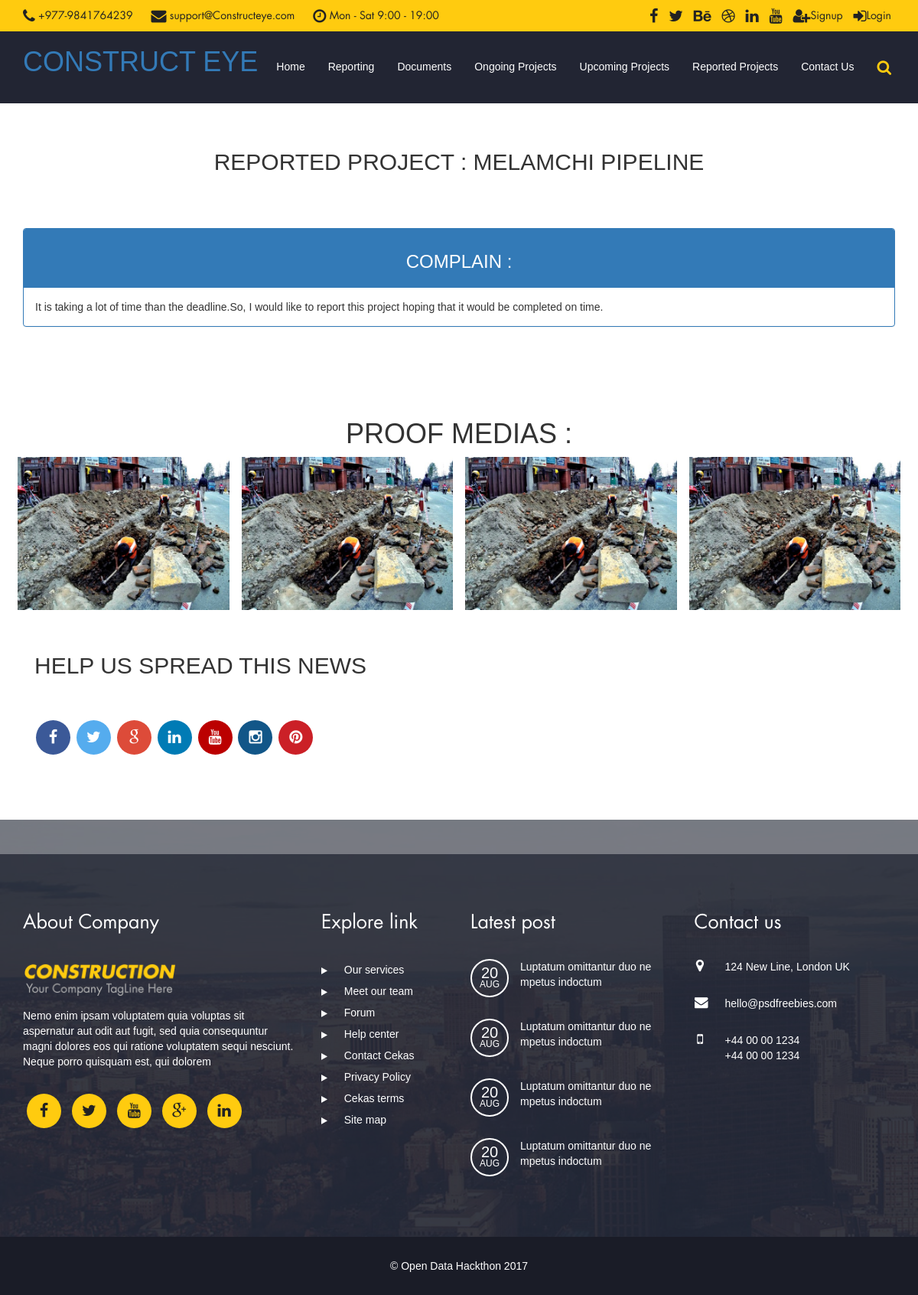
Page /detail/reported-project/1 on the committed database.
### home/models.py (models this page shows, shortened)
class Report(models.Model):
	project_name = models.ForeignKey(Project, on_delete = models.CASCADE)
	complaint = models.TextField()
	image = models.ImageField(upload_to = 'Report_Images', blank = True)
	publish = models.BooleanField(default = False)

class Project(models.Model):
	name = models.CharField(max_length=50)
	description = models.TextField()
	location = models.CharField(max_length=30)
	tender_contract = models.CharField(max_length=50)
	start_date = models.DateTimeField(auto_now_add=True)
	completion_date = models.DateField()
	budget = models.CharField(max_length=150)
	media = models.ImageField(upload_to = 'Photos', blank = True)
	documents = models.FileField(upload_to = 'Documents', blank = True)
	status = models.CharField(max_length=15)
	def __str__(self):
		return self.name

### home/views.py (the view)
# urls.py: url(r'^detail/reported-project/(?P<pk>\d+)$', ReportedProjectDetailView.as_view(), name='reported-detail-project'),
class ReportedProjectDetailView(DetailView):
	model = Report
	template_name = 'template.html'
	context_object_name = 'project_name'
	def get_context_data(self, **kwargs):
	    context = {}
	    if self.object:
	        context['object'] = self.object
	        context_object_name = self.get_context_object_name(self.object)
	        if context_object_name:
	            context[context_object_name] = self.object
	    context.update(kwargs)
	    return super(ReportedProjectDetailView, self).get_context_data(**context)

### home/templates/template.html (shortened to what this page needs)
{% load staticfiles %}
<!DOCTYPE html>
<html lang="en">
<head>
 {% include 'head.html' %}
  <link rel="stylesheet" href="https://maxcdn.bootstrapcdn.com/bootstrap/3.3.7/css/bootstrap.min.css">
    </head>
    <body>
        {% include 'header.html' %}
<br><br>
<div>
{% if object.publish %}
 <h2 class="text-center">Reported Project : {{object.project_name}} </h2><br>
      <div class="container"><br/><br/>
 <div class="panel panel-primary">
      <div class="panel-heading"><h3 class="text-center">Complain :  </h3></div>
      <div class="panel-body">{{ object.complaint }}</div>
    </div>
</div>
  <br><br>
      <br><br>
  <div class="container">
<h1 style="text-align:center">Proof Medias :</h1>
<div class="row">
  <div class="column">
    <img src="{{ object.image.url }}" style="width:100%" onclick="openModal();currentSlide(1)" class="hover-shadow cursor">
  </div>
  <div class="column">
    <img src="{{ object.image.url }}" style="width:100%" onclick="openModal();currentSlide(2)" class="hover-shadow cursor">
  </div>
  <div class="column">
    <img src="{{ object.image.url }}" style="width:100%" onclick="openModal();currentSlide(3)" class="hover-shadow cursor">
  </div>
  <div class="column">
    <img src="{{ object.image.url }}" style="width:100%" onclick="openModal();currentSlide(4)" class="hover-shadow cursor">
  </div>
</div>
<br><br>
  <div class="container social">
<h2>Help Us Spread This News</h2>
<br><br>
<a href="#" class="social fa fa-facebook"></a>
<a href="#" class="social fa fa-twitter"></a>
<a href="#" class="social fa fa-google"></a>
<a href="#" class="social fa fa-linkedin"></a>
<a href="#" class="social fa fa-youtube"></a>
<a href="#" class="social fa fa-instagram"></a>
<a href="#" class="social fa fa-pinterest"></a>
{% else %}
 <div class="panel panel-primary">
      <div class="panel-heading"><h2 class="text-center">This complaint is being processed. </h2></div>
      </div>
{% endif %}
</div>
</div>
</div>
<br> <br><br> <br>
        <footer>
            <div class="container footer_top">
                <div class="row">
                    <div class="col-lg-4 col-sm-7">
                        <div class="footer_item">
                            <h4>About Company</h4>
                            <img class="logo" src="{% static 'images/logo.png' %}" alt="Construction" />
                            <p>Nemo enim ipsam voluptatem quia voluptas sit aspernatur aut odit aut fugit, sed quia consequuntur magni dolores eos qui ratione voluptatem sequi nesciunt. Neque porro quisquam est, qui dolorem</p>
                            <ul class="list-inline footer_social_icon">
                                <li><a href=""><span class="fa fa-facebook"></span></a></li>
                                <li><a href=""><span class="fa fa-twitter"></span></a></li>
                                <li><a href=""><span class="fa fa-youtube"></span></a></li>
                                <li><a href=""><span class="fa fa-google-plus"></span></a></li>
                                <li><a href=""><span class="fa fa-linkedin"></span></a></li>
                            </ul>
                        </div>
                    </div>
                    <div class="col-lg-2 col-sm-5">
                        <div class="footer_item">
                            <h4>Explore link</h4>
                            <ul class="list-unstyled footer_menu">
                                <li><a href=""><span class="fa fa-play"></span> Our services</a>
                                <li><a href=""><span class="fa fa-play"></span> Meet our team</a>
                                <li><a href=""><span class="fa fa-play"></span> Forum</a>
                                <li><a href=""><span class="fa fa-play"></span> Help center</a>
                                <li><a href=""><span class="fa fa-play"></span> Contact Cekas</a>
                                <li><a href=""><span class="fa fa-play"></span> Privacy Policy</a>
                                <li><a href=""><span class="fa fa-play"></span> Cekas terms</a>
                                <li><a href=""><span class="fa fa-play"></span> Site map</a>
                            </ul>
                        </div>
                    </div>
                    <div class="col-lg-3 col-sm-7">
                        <div class="footer_item">
                            <h4>Latest post</h4>
                            <ul class="list-unstyled post">
                                <li><a href=""><span class="date">20 <small>AUG</small></span>  Luptatum omittantur duo ne mpetus indoctum</a></li>
                                <li><a href=""><span class="date">20 <small>AUG</small></span>  Luptatum omittantur duo ne mpetus indoctum</a></li>
                                <li><a href=""><span class="date">20 <small>AUG</small></span>  Luptatum omittantur duo ne mpetus indoctum</a></li>
                                <li><a href=""><span class="date">20 <small>AUG</small></span>  Luptatum omittantur duo ne mpetus indoctum</a></li>
                            </ul>
                        </div>
                    </div>
                    <div class="col-lg-3 col-sm-5">
                        <div class="footer_item">
                            <h4>Contact us</h4>
                            <ul class="list-unstyled footer_contact">
                                <li><a href=""><span class="fa fa-map-marker"></span> 124 New Line, London UK</a></li>
                                <li><a href=""><span class="fa fa-envelope"></span> hello@psdfreebies.com</a></li>
                                <li><a href=""><span class="fa fa-mobile"></span><p>+44 00 00 1234 <br />+44 00 00 1234</p></a></li>
                            </ul>
                        </div>
                    </div>
                </div>
            </div>
            <div class="footer_bottom text-center">
                <p class="wow fadeInRight">
                  &copy; Open Data Hackthon 2017
                </p>
            </div>
        </footer>
</body>
</html>

### home/templates/head.html (shortened to what this page needs)
 {% load staticfiles %}
        <link rel="stylesheet" href="{% static 'custom-font/fonts.css' %}" />
        <link rel="stylesheet" href="{% static 'css/bootstrap.min.css' %}" />
        <link rel="stylesheet" href="{% static 'css/font-awesome.min.css' %}" />
        <link rel="stylesheet" href="{% static 'css/bootsnav.css' %}">
        <link rel="stylesheet" type="text/css" href="{% static 'css/jquery.fancybox.css' %}" media="screen" />
        <link rel="stylesheet" href="{% static 'css/custom.css' %}" />

### home/templates/header.html (shortened to what this page needs)
{% load staticfiles %}
<header>
<link href="{% static 'login/login-register.css' %}" rel="stylesheet" />
            <div class="top_nav">
                <div class="container">
                <div id="test">
                    <ul class="list-inline info">
                        <li><a href="#"><span class="fa fa-phone"></span> +977-9841764239</a></li>
                        <li><a href="#"><span class="fa fa-envelope"></span> support@Constructeye.com</a></li>
                        <li><a href="#"><span class="fa fa-clock-o"></span> Mon - Sat 9:00 - 19:00</a></li>
                    </ul>
                    <ul class="list-inline social_icon">
                        <li><a href=""><span class="fa fa-facebook"></span></a></li>
                        <li><a href=""><span class="fa fa-twitter"></span></a></li>
                        <li><a href=""><span class="fa fa-behance"></span></a></li>
                        <li><a href=""><span class="fa fa-dribbble"></span></a></li>
                        <li><a href=""><span class="fa fa-linkedin"></span></a></li>
                        <li><a href=""><span class="fa fa-youtube"></span></a></li>
{% if user.is_authenticated %}
 <li>
    <a class="js-user-logout" href="#" data-url="{% url 'user-logout' %}"><i class="fa fa-sign-out" aria-hidden="true"></i> Logout</a>
 </li>
 <li>
<a data-toggle="modal" href="#"> <i class="fa fa-user" aria-hidden="true"></i> {{ user.username|upper }}</a>
</li>
  {% else %}
  <li>
    <a class="js-user-signup" href="#" data-url="{% url 'user-signup' %}"><i class="fa fa-user-plus" aria-hidden="true"></i>Signup</a>
    </li>
    <li>
    <a class="js-user-login " href="#" data-url="{% url 'login' %}"><i class="fa fa-sign-in" aria-hidden="true"></i>Login</a>
    </li>
{% endif %}
                    </ul>
                </div>
                </div>
            </div>
            <nav class="navbar bootsnav">
                <div class="container">
                    <div class="attr-nav">
                        <ul>
                            <li class="search"><a href="#"><i class="fa fa-search"></i></a></li>
                        </ul>
                    </div>
                    <div class="navbar-header">
                        <a href="#"><h1> CONSTRUCT EYE</h1></a>
                    </div>
                    <div class="collapse navbar-collapse" id="navbar-menu">
                        <ul class="nav navbar-nav menu">
                            <li><a href="{% url 'home' %}">Home</a></li>
                            <li><a href="{% url 'report-form' %}">Reporting</a></li>
                            <li><a href="{% url 'document_list' %}">Documents</a></li>
                            <li><a href="{% url 'project_list' %}">Ongoing Projects</a></li>
                            <li><a href="{% url 'upcoming_project_list' %}">Upcoming Projects</a></li>
                            <li><a href="{% url 'reported_project_list' %}">Reported Projects</a></li>
                            <li><a href="#about">Contact Us</a></li>
                        </ul>
                    </div>
                </div>
            </nav>
        </header>

### home/static/css/bootsnav.css (style rules this page uses)
nav.bootsnav .container { position: relative; }
nav.navbar.bootsnav { margin-bottom: 0; -moz-border-radius: 0px; -webkit-border-radius: 0px; -o-border-radius: 0px; border-radius: 0px; background-color: #fff; border: none; border-bottom: solid 1px #e0e0e0; z-index: 9; }
nav.navbar.bootsnav ul.nav > li > a { color: #6f6f6f; background-color: transparent !important; }
.attr-nav { float: right; display: inline-block; margin-left: 13px; margin-right: -15px; }
.attr-nav > ul { padding: 0; margin: 0 0 -7px 0; list-style: none; display: inline-block; }
.attr-nav > ul > li { float: left; display: block; }
.attr-nav > ul > li > a { color: #6f6f6f; display: block; padding: 28px 15px; position: relative; }
body { -webkit-transition: all 0.3s ease-in-out; -moz-transition: all 0.3s ease-in-out; -o-transition: all 0.3s ease-in-out; -ms-transition: all 0.3s ease-in-out; transition: all 0.3s ease-in-out; }
nav.navbar.bootsnav ul.nav > li > a { padding: 30px 15px; }

### home/static/css/custom.css (style rules this page uses)
body { font-size: 15px; line-height: 24px; font-family: 'futura_ltbook', sans-serif; color: #484848; }
h1, h2, h3, h4, h5, h6 { font-weight: bold; text-transform: uppercase; color: #484848; font-family: 'futura_ltbold', sans-serif; }
h1 { font-size: 70px; margin:0; line-height: 72px; }
h2 { font-size: 30px; margin: 0 0 20px; }
h3 { font-size: 20px; margin: 0 0 10px; }
img { width: 100%; }
a,button { outline: 0 !important; }
.list-inline.info a,.list-inline.social_icon a,nav.navbar.bootsnav ul.nav > li > a,.attr-nav > ul > li > a,.btn.know_btn,#filters > button,.portfolio_hover_area,.portfolio_hover_area .fa,.testimonial_content,.testimonial_content p:first-child::before,#contact_form .form-control,#contact_form .btn.submit_btn,footer a,.footer_social_icon .fa,.post .date,#scrollUp { transition: all 0.4s ease; -webkit-transition: all 0.4s ease; -moz-transition: all 0.4s ease; -o-transition: all 0.4s ease; -ms-transition: all 0.4s ease; }
.top_nav { background: #ffcb0f none repeat scroll 0 0; overflow: hidden; padding: 10px 0; }
.list-inline.info { float: left; margin: 0; }
.list-inline.info > li { padding: 0 20px 0 0; }
.list-inline.info a,.list-inline.social_icon a { color: #222; font-family: 'futura_ltbook', sans-serif; }
.list-inline.info a .fa,.list-inline.social_icon a .fa { font-size: 20px; vertical-align: text-top; }
.list-inline.social_icon { float: right; margin: 0; }
nav.navbar.bootsnav { background: #222533 none repeat scroll 0 0; border: 0 none; }
nav.navbar.bootsnav ul.nav > li > a { color: #fff; }
#navbar-menu { margin: 6px 0; }
.nav.navbar-nav.menu { float: right; }
.attr-nav { margin: 5px -10px 0 0; }
.attr-nav > ul > li > a { color: #ffcb0f; font-size: 20px; }
footer { background: url(../images/footer_bg.jpg)no-repeat; background-size:cover; position:relative; padding-top:45px; }
footer::before { background: rgba(255, 255, 255, 0.33) none repeat scroll 0 0; content: ""; height: 45px; left: 0; position: absolute; top: 0; width: 100%; z-index: 1; }
footer::after { background: rgba(34, 37, 51, 0.9) none repeat scroll 0 0; content: ""; height: 100%; left: 0; position: absolute; top: 0; width: 100%; }
.footer_top,.footer_bottom { position:relative; z-index:1; color:#fff; }
.footer_item { margin-top: 75px; }
.footer_item > h4 { color: #fff; font-family: "futura_ltbook",sans-serif; font-size: 25px; margin-bottom: 34px; text-transform: inherit; }
.footer_item .list-unstyled > li a { color: #fff; }
.footer_item .logo { margin-bottom: 15px; width: 200px; }
.list-inline.footer_social_icon { margin: 32px 0 0; }
.footer_social_icon .fa { background: #ffcb0f none repeat scroll 0 0; border-radius: 100%; color: #222; font-size: 20px; height: 45px; padding: 12px; text-align: center; width: 45px; }
.footer_menu .fa { font-size: 10px; margin-right: 18px; }
.list-unstyled.footer_menu > li { padding: 4px 0; }
.list-unstyled.post,.list-unstyled.footer_contact { margin-top: -14px; }
.post .date { border: 2px solid #fff; border-radius: 100%; display: block; float: left; font-size: 20px; height: 50px; line-height: 12px; margin-right: 15px; padding: 10px; text-align: center; width: 50px; }
.post .date small { font-size: 12px; }
.list-unstyled.post > li,.list-unstyled.footer_contact > li { padding: 14px 0; overflow:hidden; }
.footer_contact .fa { margin-right: 25px; text-align: center; width: 15px; float: left; font-size:18px; }
.list-unstyled.footer_contact p { overflow: hidden; }
.footer_bottom { background: #1a1c27 none repeat scroll 0 0; padding: 28px 0 18px; margin-top:55px; }

### rows in the picture
Report: project_name "MELAMCHI PIPELINE", complaint "It is taking a lot of time than the deadline.So, I would like to report this project hoping that it would be completed on time.", image (picture)
